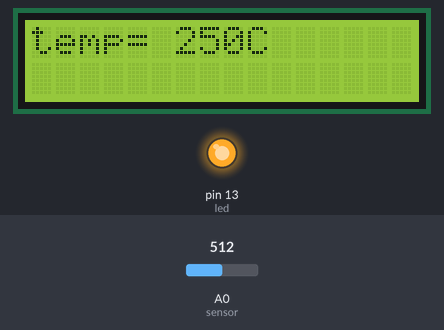
Bench run of a sketch on a simulated Arduino Uno, built with avr-gcc and run on an emulated ATmega328P. Shown: 16×2 character LCD, output pins drawn as LEDs (lit = HIGH). The inputs (shaded band) are chosen by the test bench; at power-on: A0 (sensor) = 512.

Above: at 1.2 s.
1.3 s: A0 (sensor) set to 215
At 2.6 s:
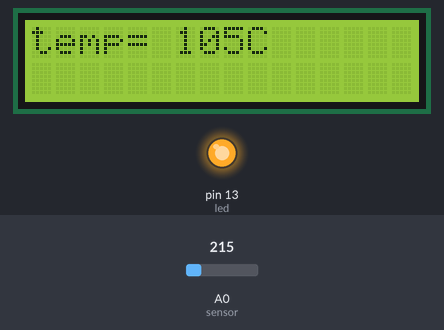
3.5 s: A0 (sensor) set to 198
At 5.2 s:
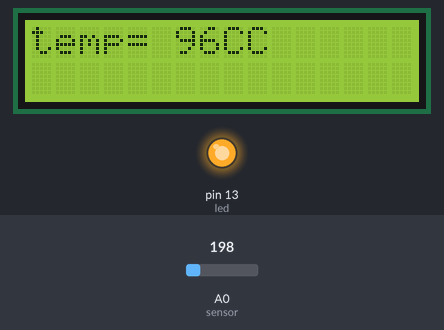
5.5 s: A0 (sensor) set to 58
At 7.0 s:
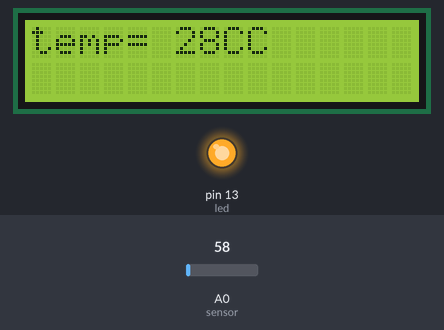
7.5 s: A0 (sensor) set to 50
At 8.7 s:
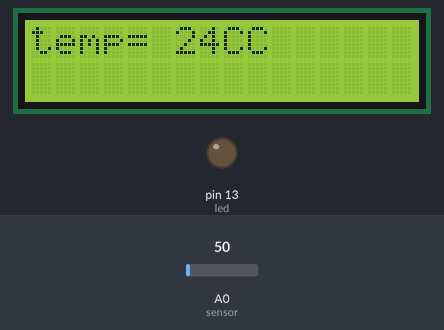
9.5 s: A0 (sensor) set to 22
At 11.2 s:
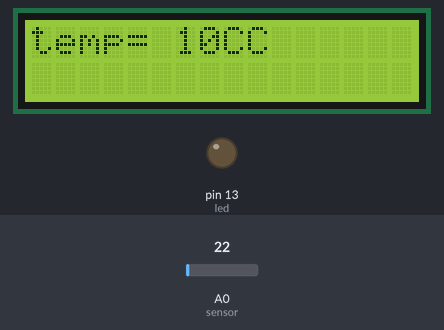
11.5 s: A0 (sensor) set to 18
At 13.2 s:
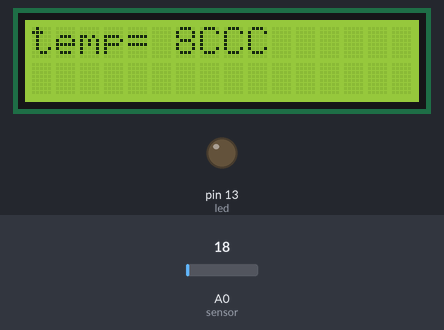
Timing chart, 0 to 14.5 s (numbered marks = the images above; inputs shaded):
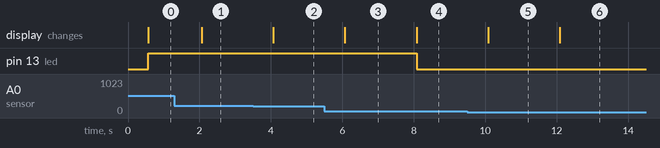

The sketch:

Temp-sensor.ino
```cpp
#include <LiquidCrystal.h>
#define sensor A0
#define led 13
int value=0;
float volt=0;
int temp=0;
const int rs = 12, en = 11, d4 = 5, d5 = 4, d6 = 3, d7 = 2;
LiquidCrystal lcd(rs, en, d4, d5, d6, d7);

void setup() {

  lcd.begin(16, 2);
  lcd.print("temp=");
  pinMode(led,OUTPUT);

}

void loop() {

 value=analogRead(sensor);
 volt=(5.0/1023)*value;
 temp=volt/0.01;
 delay(500);
 lcd.setCursor(6, 0);
  lcd.print(temp);
  lcd.print("C");
 if(temp>25)
  digitalWrite(led,HIGH);
else
  digitalWrite(led,LOW);


}
```

Measured:
- the behaviour switches between 205 and 204 on A0 (sensor) (found by bisection; images 1 and 2)
- the behaviour switches between 54 and 53 on A0 (sensor) (found by bisection; images 3 and 4)
- the behaviour switches between 21 and 20 on A0 (sensor) (found by bisection; images 5 and 6)
- after the input at 1.3 s, the display: changes after 0.77 s (image 1)
- after the input at 3.5 s, the display: changes after 0.57 s (image 2)
- after the input at 5.5 s, the display: changes after 0.57 s (image 3)
- after the input at 7.5 s, pin 13 (led): HIGH → LOW after 0.58 s; the display: changes after 0.58 s (image 4)
- after the input at 9.5 s, the display: changes after 0.58 s (image 5)
- after the input at 11.5 s, the display: changes after 0.58 s (image 6)
